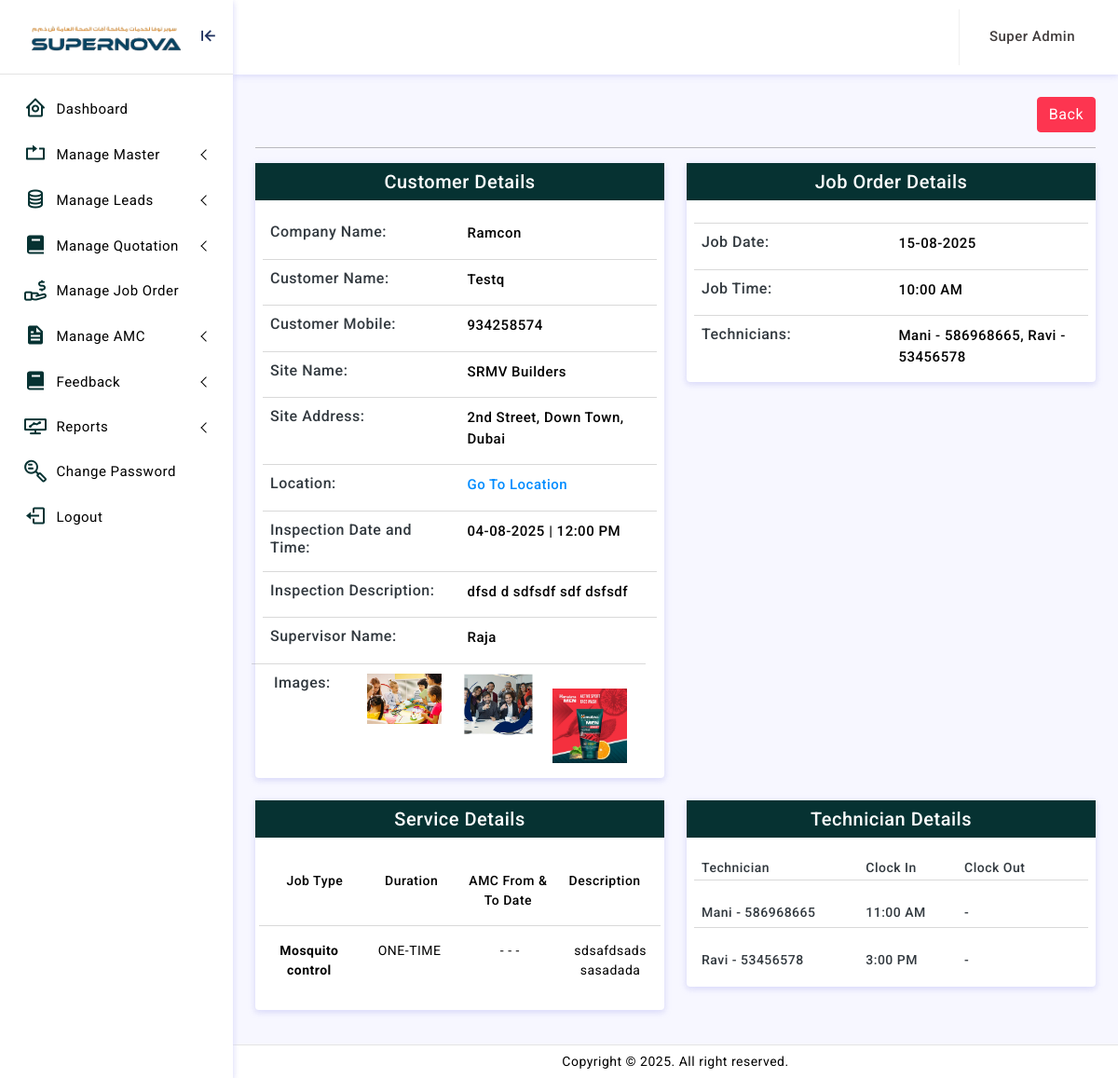
/adminln/supervisor-view-job.php?id=2 (signed in), run on the app's committed database.
### tables this page shows
CREATE TABLE `customers` (
  `id` int(11) NOT NULL,
  `company_name` varchar(255) NOT NULL,
  `customer_name` varchar(255) NOT NULL,
  `email` varchar(150) NOT NULL,
  `mobile` varchar(20) NOT NULL,
  `alternate_mobile` varchar(20) NOT NULL,
  `location` text NOT NULL,
  `trn_no` varchar(255) NOT NULL,
  `address` text NOT NULL,
  `city` varchar(150) NOT NULL,
  `status` tinyint(4) NOT NULL,
  `created_by` int(11) NOT NULL,
  `created_datetime` datetime NOT NULL,
  `modified_by` int(11) NOT NULL,
  `modified_datetime` datetime NOT NULL
);

CREATE TABLE `leads` (
  `id` int(11) NOT NULL,
  `lead_type` varchar(255) NOT NULL,
  `job_type` varchar(150) NOT NULL,
  `required_date` date DEFAULT NULL,
  `required_time` varchar(150) NOT NULL,
  `location` text NOT NULL,
  `company_name` varchar(255) NOT NULL,
  `customer_name` varchar(255) NOT NULL,
  `mobile` varchar(15) NOT NULL,
  `email` varchar(150) NOT NULL,
  `site_name` varchar(150) NOT NULL,
  `site_address` text NOT NULL,
  `work_description` text NOT NULL,
  `lead_priority` varchar(150) NOT NULL,
  `is_inspection_required` tinyint(4) NOT NULL,
  `supervisor_id` int(11) NOT NULL,
  `supervisor_name` varchar(255) NOT NULL,
  `inspection_date` date NOT NULL,
  `inspection_time` varchar(150) NOT NULL,
  `inspection_description` text NOT NULL,
  `image1` varchar(255) NOT NULL,
  `image2` varchar(255) NOT NULL,
  `image3` varchar(255) NOT NULL,
  `image4` varchar(255) NOT NULL,
  `image5` varchar(255) NOT NULL,
  `inspection_status` tinyint(4) NOT NULL,
  `status` tinyint(4) NOT NULL,
  `created_datetime` datetime NOT NULL,
  `modified_datetime` datetime NOT NULL,
  `inspected_datetime` datetime NOT NULL
);

CREATE TABLE `job_order_product` (
  `id` int(11) NOT NULL,
  `job_order_id` int(11) NOT NULL,
  `job_type_id` int(11) NOT NULL,
  `job_type` varchar(150) NOT NULL,
  `duration` varchar(150) NOT NULL,
  `amc_fromdate` date NOT NULL,
  `amc_todate` date NOT NULL,
  `amc_description` text NOT NULL,
  `amount` varchar(11) NOT NULL,
  `vat` int(11) NOT NULL,
  `total` varchar(150) NOT NULL,
  `description` text NOT NULL,
  `created_datetime` datetime NOT NULL
);

CREATE TABLE `technician_log` (
  `id` int(11) NOT NULL,
  `job_order_id` int(11) NOT NULL,
  `supervisor_id` int(11) NOT NULL,
  `technician_id` int(11) NOT NULL,
  `technician_name` varchar(255) NOT NULL,
  `technician_mobile` int(11) NOT NULL,
  `clock_in_time` varchar(150) NOT NULL,
  `clock_out_time` varchar(150) NOT NULL,
  `created_datetime` datetime NOT NULL
);

### adminln/supervisor-view-job.php (the view, shortened to what this page needs)
<?php
function main() {
extract($_REQUEST);
include 'dilg/cnt/join.php';
$ID=$_GET['id'];
?>
<div class="page-breadcrumb d-sm-flex align-items-center mb-3">
<div class="ms-auto">
<div class="col">
<a href="supervisor-list-job.php" class="btn btn-danger">Back</a>
</div>
</div>
</div>
<hr/>
<?  $select_job_order=mysqli_query($conn,"select * from job_order where id='$ID'");
if(mysqli_num_rows($select_job_order)>>0){
$select_customer=mysqli_query($conn,"select * from customers where mobile='$customer_mobile'");
$row_customer=mysqli_fetch_array($select_customer);
$customer_name=$row_customer['customer_name'];
$select_quotation_id=mysqli_query($conn,"select * from quotation where id='$quotation_id'");
$row_quotation_id=mysqli_fetch_array($select_quotation_id);
$lead_id=$row_quotation_id['lead_id'];
$select_lead=mysqli_query($conn,"select * from leads where id='$lead_id'");
$row_lead=mysqli_fetch_array($select_lead);
$is_inspection_required=$row_lead['is_inspection_required'];
$inspection_date=$row_lead['inspection_date'];
 $inspection_time=$row_lead['inspection_time'];
 $inspection_description=$row_lead['inspection_description'];
 $supervisor_name=$row_lead['supervisor_name'];
 $inspection_image1=$row_lead['image1'];
 $inspection_image2=$row_lead['image2'];
 $inspection_image3=$row_lead['image3'];
 $inspection_image4=$row_lead['image4'];
 $inspection_image5=$row_lead['image5'];
?>
<form action="#" method="post" enctype="multipart/form-data" onsubmit="return validateForm(this)" name="form1">
<div class="row form-label">
<div class="col-xl-6">
<div class="card border-0 border-4 ">
  <h5 class="p-2 text-center bg-063232 fw-3">Customer Details</h5>
<div class="card-body p-5">
<div class="row g-3">
<?if($company_name!=''){?>
<div class="col-md-6 w-sm-50">
<h6 for="inputFirstName" class="form-label mb-0">Company Name:</h6>
</div>
<div class="col-md-6 w-sm-50">
<p for="client_name" class="client mb-0"><?=$company_name;?> </p>
</div>
<?}if($customer_name!=''){?>
<div class="col-md-6 bdr-tp-gray w-sm-50">
<h6 for="inputFirstName" class="form-label mb-0">Customer Name:</h6>
</div>
<div class="col-md-6 bdr-tp-gray w-sm-50">
<p for="client_name" class="client mb-0"><?=$customer_name;?> </p>
</div>
<? }if($customer_mobile!=''){?>
<div class="col-md-6 bdr-tp-gray w-sm-50">
<h6 for="inputFirstName" class="form-label mb-0">Customer Mobile:</h6>
</div>
<div class="col-md-6 bdr-tp-gray w-sm-50">
<p for="client_name" class="client mb-0"><?=$customer_mobile;?> </p>
</div>
<?}if($site_name!=''){?>
<div class="col-md-6 bdr-tp-gray w-sm-50">
<h6 for="inputFirstName" class="form-label mb-0">Site Name:</h6>
</div>
<div class="col-md-6 bdr-tp-gray w-sm-50">
<p for="client_name" class="client mb-0"><?=$site_name;?> </p>
</div>
<?}if($site_address!=''){?>
<div class="col-md-6 bdr-tp-gray w-sm-50">
<h6 for="inputFirstName" class="form-label mb-0">Site Address:</h6>
</div>
<div class="col-md-6 bdr-tp-gray w-sm-50">
<p for="client_name" class="client mb-0"><?=$site_address;?> </p>
</div>
<?}if($location!=''){?>
<div class="col-md-6 bdr-tp-gray w-sm-50">
<h6 for="inputFirstName" class="form-label mb-0">Location:</h6>
</div>
<div class="col-md-6 bdr-tp-gray w-sm-50">
<p for="client_name" class="client mb-0"><a href="<?=$location;?>" target="_blank">Go To Location</a>  </p>
</div>
<? }
if ($is_inspection_required==1) {
?>
<div class="col-md-6 bdr-tp-gray w-sm-50">
<h6 for="inputFirstName" class="form-label mb-0">Inspection Date and Time:</h6>
</div>
<div class="col-md-6 bdr-tp-gray w-sm-50">
<p for="client_name" class="client mb-0"><?=date("d-m-Y",strtotime($inspection_date))." | ".$inspection_time;?> </p>
</div>
<div class="col-md-6 bdr-tp-gray w-sm-50">
<h6 for="inputFirstName" class="form-label mb-0">Inspection Description:</h6>
</div>
<div class="col-md-6 bdr-tp-gray w-sm-50">
<p for="client_name" class="client mb-0"><?=$inspection_description;?> </p>
</div>
<div class="col-md-6 bdr-tp-gray w-sm-50">
<h6 for="inputFirstName" class="form-label mb-0">Supervisor Name:</h6>
</div>
<div class="col-md-6 bdr-tp-gray w-sm-50">
<p for="client_name" class="client mb-0"><?=$supervisor_name;?> </p>
</div>
<?
if($inspection_image1!=''){?>
  <div class="row bdr-tp-gray mt-3">
<div class="col-md-3 col-lg-3 ">
<h6 for="inputFirstName" class="form-label mb-0">Images:</h6>
</div>
<div class="col-md-3 col-lg-3 w-sm-50 sm-mt-3">
   <a href="uploads/inspection-images/<?=$inspection_image1;?>" class="btn-gallery">
      <img src="uploads/inspection-images/<?=$inspection_image1;?>" width="80px" alt="" />
    </a>
</div>
<?if($inspection_image2!=''){?>
<div class="col-md-3 col-lg-3 w-sm-50 sm-mt-3">
  <a href="uploads/inspection-images/<?=$inspection_image2;?>" class="btn-gallery">
<img src="uploads/inspection-images/<?=$inspection_image2;?>" width="80px">
</a>
</div>
<?}if($inspection_image3!=''){?>
<div class="col-md-3 col-lg-3 col-12  w-sm-50 sm-mt-3">
  <a href="uploads/inspection-images/<?=$inspection_image3;?>" class="btn-gallery">
<img src="uploads/inspection-images/<?=$inspection_image3;?>" width="80px">
</a>
</div>
<?}if($inspection_image4!=''){?>
<?}if($inspection_image5!=''){?>
<div class="col-md-3 col-lg-3 col-12 mt-3  w-sm-50 sm-mt-3">
  <a href="uploads/inspection-images/<?=$image5;?>" class="btn-gallery">
<img src="uploads/inspection-images/<?=$inspection_image5;?>" width="80px">
</a>
</div>
<? }?>
</div>
<? }}?>
</div>
</div>
</div>
  </div>
<div class="col-xl-6">
<div class="card border-0 border-4 ">
  <h5 class="p-2 text-center bg-063232 fw-3">Job Order Details</h5>
<div class="card-body p-5">
<div class="row g-3">
<?}if($job_date!=''){?>
<div class="col-md-6 bdr-tp-gray w-sm-50">
<h6 for="inputFirstName" class="form-label mb-0">Job Date:</h6>
</div>
<div class="col-md-6 bdr-tp-gray w-sm-50">
<p for="client_name" class="client mb-0"><?=date("d-m-Y",strtotime($job_date));?> </p>
</div>
<?}if($job_time!=''){?>
<div class="col-md-6 bdr-tp-gray w-sm-50">
<h6 for="inputFirstName" class="form-label mb-0">Job Time:</h6>
</div>
<div class="col-md-6 bdr-tp-gray w-sm-50">
<p for="client_name" class="client mb-0"><?=$job_time;?> </p>
</div>
<?}if($status>='1'){
$select_technician=mysqli_query($conn,"select * from technician_log where job_order_id='$ID'");
$technician_name=[];
while($row_technican=mysqli_fetch_array($select_technician)){
  $technician_name[]=$row_technican['technician_name']." - ". $row_technican['technician_mobile'];
}
  ?>
<div class="col-md-6 bdr-tp-gray w-sm-50">
<h6 for="inputFirstName" class="form-label mb-0">Technicians:</h6>
</div>
<div class="col-md-6 bdr-tp-gray w-sm-50">
<p for="client_name" class="client mb-0"><?=implode(", ", $technician_name);?>  </p>
</div>
<?}?>
</div>
</div>
</div>
  </div>
  <div class="col-xl-6">
    <div class="card border-0 border-4 ">
  <h5 class="p-2 text-center bg-063232 fw-3">Service Details</h5>
<div class="card-body p-5">
<div class="row text-center g-2 mt-1 mb-3 ">
<div class="w-25 w50">
<label for="inputLastName" class="form-label mt-20 mb-0 ">Job Type</label>
</div>
<div class="w-25 w50">
<label for="inputLastName" class="form-label mt-20 mb-0">Duration</label>
</div>
<div class="w-25 w50 sm-margin-t">
<label for="inputLastName" class="form-label mt-20 mb-0">AMC From & To Date</label>
</div>
<div class="w-25 w50 sm-margin-t">
<label for="inputLastName" class="form-label mt-20 mb-0">Description</label>
</div>
</div>
<?
$select_joborder_product=mysqli_query($conn,"select * from job_order_product where job_order_id='$ID'");
if (mysqli_num_rows($select_joborder_product)>>0) {
while($row_joborder_pro=mysqli_fetch_array($select_joborder_product)){
$job_type=$row_joborder_pro['job_type'];
$duration=strtoupper($row_joborder_pro['duration']);
 if($row_joborder_pro['amc_fromdate']!='0000-00-00'){
  $amc_fromdate=date("d-m-Y",strtotime($row_joborder_pro['amc_fromdate']));
$amc_todate=date("d-m-Y",strtotime($row_joborder_pro['amc_todate']));
$amc_description="(".$row_joborder_pro['amc_description'].")";
}else{
  $amc_fromdate=" - ";
  $amc_todate=" - ";
  $amc_description="";
}
$description=$row_joborder_pro['description'];
?>
<div class="row text-center py-2 bdr-tp-gray ">
<div class="w-25 w50">
<p class="my-2"><span class="fw-500"><b><?=$job_type;?></b></span></p>
</div>
<div class="w-25 w50">
<p class="my-2"><?=$duration;?></p>
</div>
<div class="w-25 w50 sm-margin-t">
<p class="my-2"><?=$amc_fromdate." - ".$amc_todate;?><br><?=$amc_description;?></p>
</div>
<div class="w-25 w50 sm-margin-t">
<p class="my-2"><?=$description;?></p>
</div>
</div>
<?}?>
</div>
</div>
  </div>
<?
if($status>>0){
?>
  <div class="col-lg-8 col-xl-6 col-sm-12">
<div class="card border-0 border-4 ">
  <h5 class="p-2 text-center bg-063232 fw-3">Technician Details</h5>
<div class="card-body p-5">
<div class="row g-3">
<div class="col-md-5 w-sm-33">
<h6 for="inputFirstName" class="form-label mb-0  font-14">Technician </h6>
</div>
<div class="col-md-3 w-sm-33">
<h6 for="inputFirstName" class="form-label mb-0 font-14">Clock In</h6>
</div>
<div class="col-md-3 w-sm-33">
<h6 for="inputFirstName" class="form-label mb-0 font-14">Clock Out</h6>
</div>
</div>
<?
$select_technician=mysqli_query($conn,"select * from technician_log where job_order_id='$ID'");
while($row_technican=mysqli_fetch_array($select_technician)){
  $technician_name=$row_technican['technician_name']." - ". $row_technican['technician_mobile'];
$clock_in_time=$row_technican['clock_in_time'];
$clock_out_time=$row_technican['clock_out_time'];
if ($clock_in_time=='' ) {
 $clockin=" - ";
}else
{
  $clockin=$clock_in_time;
}
if ($clock_out_time=='' ) {
 $clockout=" - ";
}else
{
  $clockout=$clock_out_time;
}
  ?>
<div class="row g-3 mt-1 pb-1 bdr-tp-gray">
<div class="col-md-5 w-sm-33">
<h6 for="inputFirstName" class="form-label mb-0 font-14"><?=$technician_name;?></h6>
</div>
<div class="col-md-3 w-sm-33">
<h6 for="inputFirstName" class="form-label mb-0 font-14"><?=$clockin;?></h6>
</div>
<div class="col-md-3 w-sm-33">
<h6 for="inputFirstName" class="form-label mb-0 font-14"><?=$clockout;?></h6>
</div>
</div>
<?}?>
</div>
</div>
  </div>
<?}?>
</div>
</div>
</div>
</div>
<? } else { echo "No Records Found";  } ?>
<?php
}
include 'template.php';
?>

### adminln/assets/css/app.css (style rules this page uses)
body { font-size: 14px; color: #000; letter-spacing: .5px; background: #f7f7ff; overflow-x: hidden; font-family: Roboto, sans-serif }
a { text-decoration: none }
.font-14 { font-size: 14px }
.client { font-size: 15px; font-weight: 500; color: #000; }
.fw-500 { font-weight: 500; }
.bg-063232 { background: #063232; color: white; }
.bdr-tp-gray { border-top: 1px solid rgba(128, 128, 128, 0.3); padding-top: 10px; }
.font-14 { font-size: 14px !important; }
.btn-gallery img { max-width: 300px; height: auto; }
.fw-500 { font-weight: 500; color: #000; }

### data on the page
customers: customer_name "Testq"
leads: inspection_date "04-08-2025", inspection_time "12:00 PM", inspection_description "dfsd d sdfsdf sdf dsfsdf", supervisor_name "Raja", image1 (picture), image2 (picture), image5 (picture)
job_order_product: job_type "Mosquito control", duration "ONE-TIME", amc_fromdate "-", description "sdsafdsadssasadada"
technician_log: technician_name "Mani - 586968665", clock_in_time "11:00 AM", clock_out_time "-"
technician_log: technician_name "Ravi - 53456578", clock_in_time "3:00 PM", clock_out_time "-"

### other printed values
$usertype_name "Super Admin"
$company_name "Ramcon"
$customer_mobile "934258574"
$site_name "SRMV Builders"
$site_address "2nd Street, Down Town, Dubai"
date("d-m-Y",strtotime($job_date)) "15-08-2025"
$job_time "10:00 AM"
implode(", ", $technician_name) "Mani - 586968665, Ravi - 53456578"
